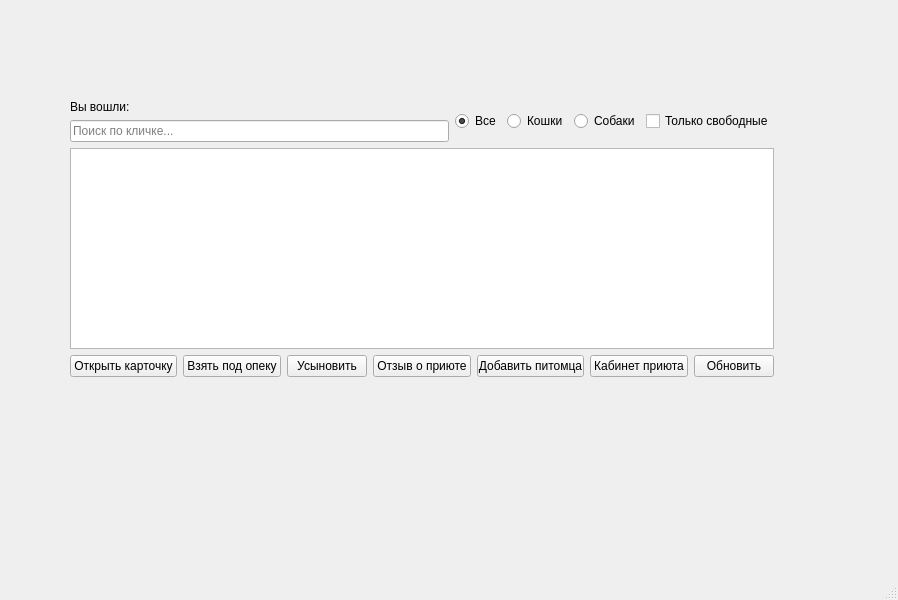
<?xml version="1.0" encoding="UTF-8"?>
<ui version="4.0">
 <class>MainWindow</class>
 <widget class="QMainWindow" name="MainWindow">
  <property name="geometry">
   <rect>
    <x>0</x>
    <y>0</y>
    <width>898</width>
    <height>600</height>
   </rect>
  </property>
  <property name="windowTitle">
   <string>MainWindow</string>
  </property>
  <property name="layoutDirection">
   <enum>Qt::LeftToRight</enum>
  </property>
  <widget class="QWidget" name="centralwidget">
   <widget class="QWidget" name="">
    <property name="geometry">
     <rect>
      <x>70</x>
      <y>100</y>
      <width>704</width>
      <height>277</height>
     </rect>
    </property>
    <layout class="QGridLayout" name="gridLayout_2">
     <item row="3" column="0" colspan="2">
      <layout class="QHBoxLayout" name="horizontalLayout">
       <item>
        <widget class="QPushButton" name="openBtn">
         <property name="text">
          <string>Открыть карточку</string>
         </property>
        </widget>
       </item>
       <item>
        <widget class="QPushButton" name="rentBtn">
         <property name="text">
          <string>Взять под опеку</string>
         </property>
        </widget>
       </item>
       <item>
        <widget class="QPushButton" name="adoptBtn">
         <property name="text">
          <string>Усыновить</string>
         </property>
        </widget>
       </item>
       <item>
        <widget class="QPushButton" name="reviewBtn">
         <property name="text">
          <string>Отзыв о приюте</string>
         </property>
        </widget>
       </item>
       <item>
        <widget class="QPushButton" name="addBtn">
         <property name="text">
          <string>Добавить питомца</string>
         </property>
        </widget>
       </item>
       <item>
        <widget class="QPushButton" name="shelterBtn">
         <property name="text">
          <string>Кабинет приюта</string>
         </property>
        </widget>
       </item>
       <item>
        <widget class="QPushButton" name="refreshBtn">
         <property name="text">
          <string>Обновить</string>
         </property>
        </widget>
       </item>
      </layout>
     </item>
     <item row="0" column="1">
      <layout class="QHBoxLayout" name="horizontalLayout_2">
       <item>
        <widget class="QRadioButton" name="allRadio">
         <property name="text">
          <string>Все</string>
         </property>
         <property name="checked">
          <bool>true</bool>
         </property>
         <attribute name="buttonGroup">
          <string notr="true">kindGroup</string>
         </attribute>
        </widget>
       </item>
       <item>
        <widget class="QRadioButton" name="catRadio">
         <property name="text">
          <string>Кошки</string>
         </property>
         <attribute name="buttonGroup">
          <string notr="true">kindGroup</string>
         </attribute>
        </widget>
       </item>
       <item>
        <widget class="QRadioButton" name="dogRadio">
         <property name="text">
          <string>Собаки</string>
         </property>
         <attribute name="buttonGroup">
          <string notr="true">kindGroup</string>
         </attribute>
        </widget>
       </item>
       <item>
        <widget class="QCheckBox" name="freeCheck">
         <property name="text">
          <string>Только свободные</string>
         </property>
        </widget>
       </item>
      </layout>
     </item>
     <item row="0" column="0">
      <layout class="QVBoxLayout" name="verticalLayout_2">
       <item>
        <widget class="QLabel" name="helloLabel">
         <property name="text">
          <string>Вы вошли: </string>
         </property>
        </widget>
       </item>
       <item>
        <widget class="QLineEdit" name="searchEdit">
         <property name="placeholderText">
          <string>Поиск по кличке...</string>
         </property>
        </widget>
       </item>
      </layout>
     </item>
     <item row="2" column="0" colspan="2">
      <widget class="QListWidget" name="petsList"/>
     </item>
    </layout>
   </widget>
  </widget>
  <widget class="QMenuBar" name="menubar">
   <property name="geometry">
    <rect>
     <x>0</x>
     <y>0</y>
     <width>898</width>
     <height>22</height>
    </rect>
   </property>
  </widget>
  <widget class="QStatusBar" name="statusbar"/>
 </widget>
 <resources/>
 <connections/>
 <buttongroups>
  <buttongroup name="kindGroup"/>
 </buttongroups>
</ui>
